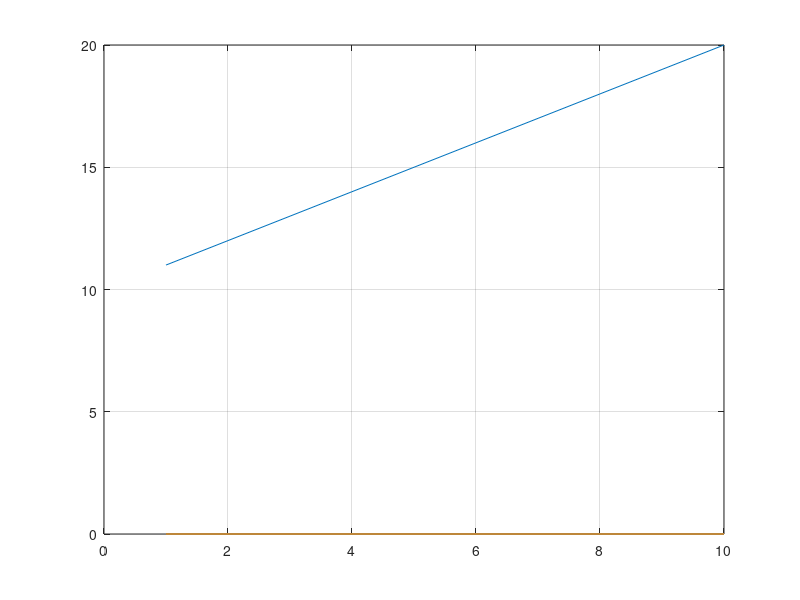

Recreate this plot in MATLAB.
A = [1 2 3 4 5 6 7 8 9 10];
B = zeros(10);
for i=1:length(A)
    B(i) = A(i) + 10; 
end
for i=1:length(B)
    B(i) = B(i) * 10;
end
for i=1:length(B)
    B(i) = B(i) / 10;
end    
plot(A,B); 
grid on;